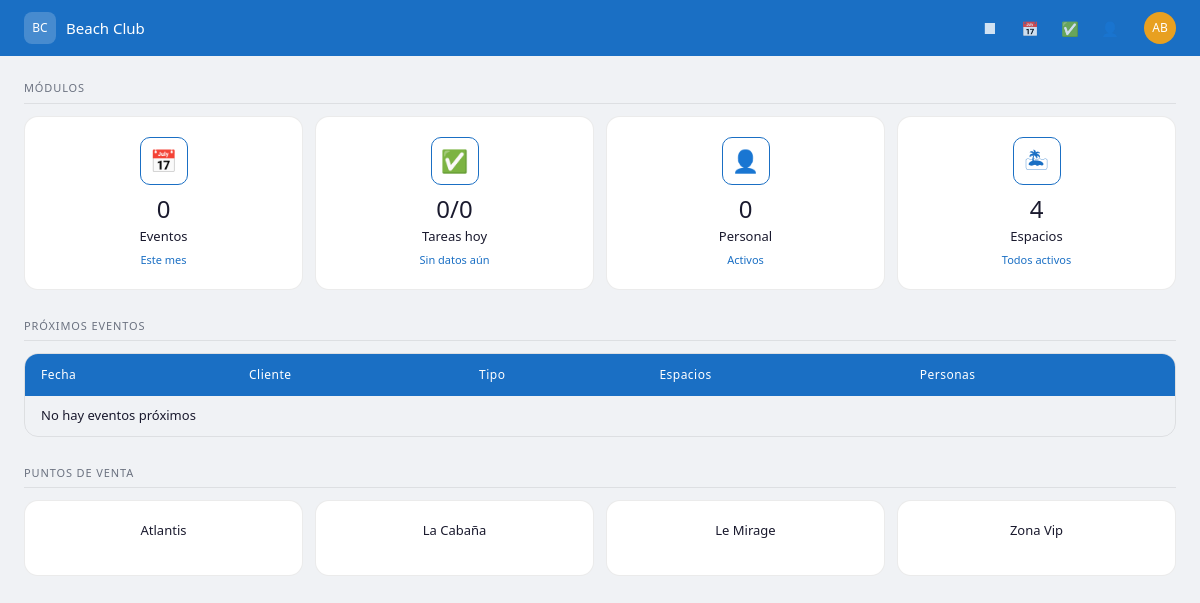
The app's page /, older data.
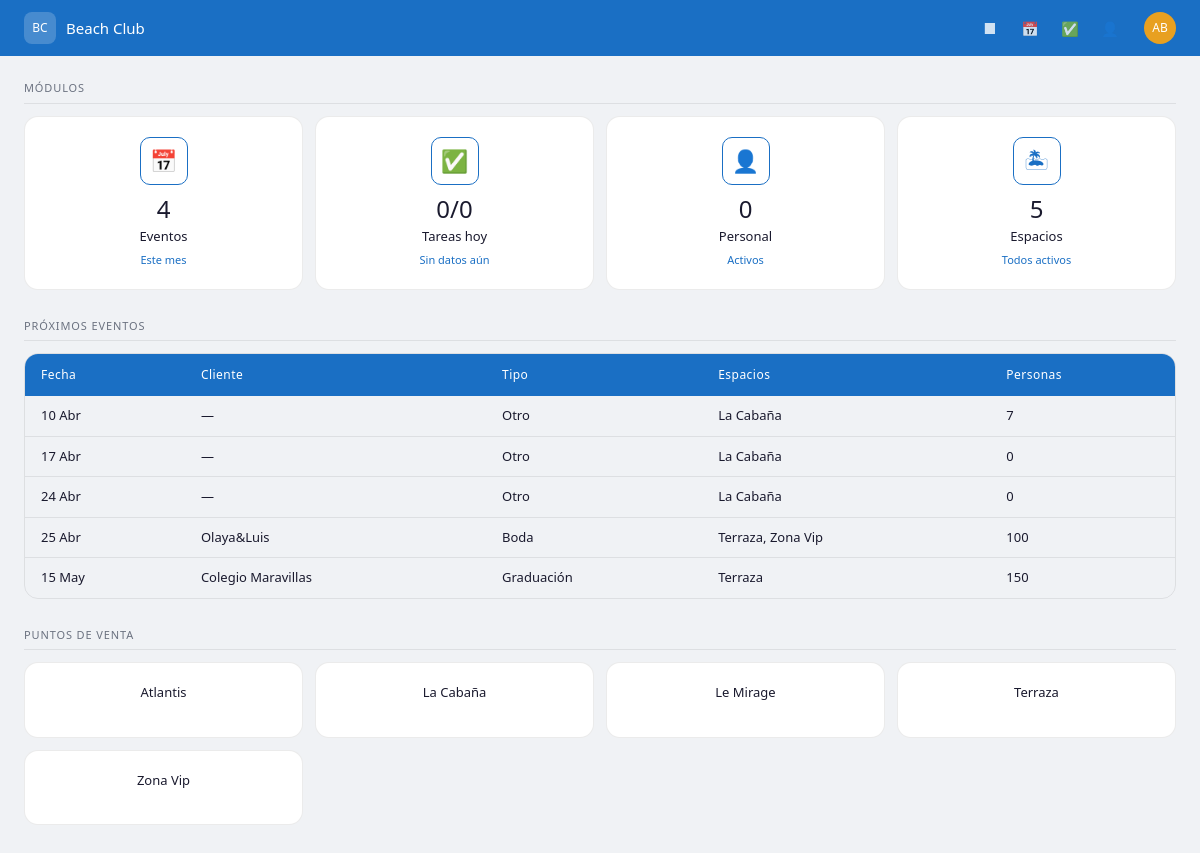
The same page, newer data.
### core/models.py (models this page shows, shortened)
class Espacio(models.Model):
    nombre = models.CharField(max_length=100)
    descripcion = models.TextField(blank=True)
    activo = models.BooleanField(default=True)
    class Meta:
        verbose_name = 'Espacio'
        verbose_name_plural = 'Espacios'
        ordering = ['nombre']

class Evento(models.Model):
    TIPO_CHOICES = [
        ('boda', 'Boda'),
        ('graduacion', 'Graduación'),
        ('comunion', 'Comunión'),
        ('gala', 'Gala'),
        ('preboda', 'Preboda'),
        ('otro', 'Otro'),
    ]
    CONCEPTO_CHOICES = [
        ('cena', 'Cena'),
        ('comida', 'Comida'),
        ('almuerzo', 'Almuerzo'),
        ('barbacoa', 'Barbacoa'),
        ('cocktail', 'Cocktail'),
        ('barra', 'Barra'),
        ('ceremonia', 'Ceremonia'),
        ('otro', 'Otro'),
    ]
    cliente = models.CharField(max_length=200)
    tipo = models.CharField(max_length=20, choices=TIPO_CHOICES)
    fecha = models.DateField()
    espacios = models.ManyToManyField(Espacio, related_name='eventos')
    concepto = models.CharField(max_length=20, choices=CONCEPTO_CHOICES)
    personas = models.PositiveIntegerField()
    notas = models.TextField(blank=True)
    created_at = models.DateTimeField(auto_now_add=True)
    class Meta:
        verbose_name = 'Evento'
        verbose_name_plural = 'Eventos'
        ordering = ['fecha']

### core/views.py (the view)
# urls.py: path('', views.dashboard, name='dashboard'),
def dashboard(request):
    hoy = timezone.now().date()
    espacios = Espacio.objects.filter(activo=True)
    eventos_proximos = Evento.objects.filter(fecha__gte=hoy).order_by('fecha')[:5]
    total_eventos_mes = Evento.objects.filter(
        fecha__year=hoy.year,
        fecha__month=hoy.month
    ).count()
    total_personal = Empleado.objects.filter(activo=True).count()
    turnos_hoy = Turno.objects.filter(
        fecha=hoy,
        estado='trabajo'
    ).select_related('empleado')
    tareas_apertura = TareaPlantilla.objects.filter(
        momento='apertura',
        activa=True
    ).select_related('espacio')
    context = {
        'espacios': espacios,
        'total_espacios': espacios.count(),
        'eventos_proximos': eventos_proximos,
        'total_eventos_mes': total_eventos_mes,
        'total_personal': total_personal,
        'turnos_hoy': turnos_hoy,
        'tareas_apertura': tareas_apertura,
        'hoy': hoy,
    }
    return render(request, 'core/dashboard.html', context)

### core/templates/core/dashboard.html (shortened to what this page needs)
{% extends 'core/base.html' %}
{% load static %}
{% block content %}
<div class="bc-section">
  <div class="bc-section-title">Módulos</div>
  <div class="bc-card-grid bc-card-dock">
    <div class="bc-card">
      <div class="bc-card-icon">&#128197;</div>
      <div class="bc-card-value">{{ total_eventos_mes }}</div>
      <div class="bc-card-label">Eventos</div>
      <div class="bc-card-sub">Este mes</div>
    </div>
    <div class="bc-card">
      <div class="bc-card-icon">&#9989;</div>
      <div class="bc-card-value">0/0</div>
      <div class="bc-card-label">Tareas hoy</div>
      <div class="bc-card-sub">Sin datos aún</div>
    </div>
    <div class="bc-card">
      <div class="bc-card-icon">&#128100;</div>
      <div class="bc-card-value">{{ total_personal }}</div>
      <div class="bc-card-label">Personal</div>
      <div class="bc-card-sub">Activos</div>
    </div>
    <div class="bc-card">
      <div class="bc-card-icon">&#127965;</div>
      <div class="bc-card-value">{{ total_espacios }}</div>
      <div class="bc-card-label">Espacios</div>
      <div class="bc-card-sub">Todos activos</div>
    </div>
  </div>
</div>
<div class="bc-section">
  <div class="bc-section-title">Próximos eventos</div>
  <div class="bc-table-wrapper">
    <table class="bc-table">
      <thead>
        <tr>
          <th>Fecha</th>
          <th>Cliente</th>
          <th>Tipo</th>
          <th>Espacios</th>
          <th>Personas</th>
        </tr>
      </thead>
      <tbody>
        {% for evento in eventos_proximos %}
        <tr>
          <td>{{ evento.fecha|date:"d M" }}</td>
          <td>{{ evento.cliente|default:"—" }}</td>
          <td>{{ evento.get_tipo_display }}</td>
          <td>{% for e in evento.espacios.all %}{{ e.nombre }}{% if not forloop.last %}, {% endif %}{% endfor %}</td>
          <td>{{ evento.personas }}</td>
        </tr>
        {% empty %}
        <tr><td colspan="5">No hay eventos próximos</td></tr>
        {% endfor %}
      </tbody>
    </table>
  </div>
</div>
<div class="bc-section">
  <div class="bc-section-title">Puntos de venta</div>
  <div class="bc-card-grid bc-card-dock">
    {% for espacio in espacios %}
    <div class="bc-card">
      <div class="bc-card-label">{{ espacio.nombre }}</div>
    </div>
    {% endfor %}
  </div>
</div>
{% endblock %}

### core/templates/core/base.html (shortened to what this page needs)
{% load static %}
<!DOCTYPE html>
<html lang="es">
<head>
  <link rel="stylesheet" href="{% static 'css/main.css' %}">
</head>
<body>
  <nav class="bc-navbar">
    <a href="/" class="bc-navbar-brand">
      <div class="bc-navbar-avatar">BC</div>
      Beach Club
    </a>
    <ul class="bc-navbar-nav">
      <li><a href="/" title="Dashboard">&#9632;</a></li>
      <li><a href="#" title="Eventos">&#128197;</a></li>
      <li><a href="#" title="Tareas">&#9989;</a></li>
      <li><a href="#" title="Personal">&#128100;</a></li>
    </ul>
    <div class="bc-navbar-user">AB</div>
  </nav>
  <main class="bc-page">
    {% block content %}{% endblock %}
  </main>
</body>
</html>

### core/static/css/main.css (style rules this page uses)
:root { --color-primary: #1a6fc4; --color-primary-dk: #1557a0; --color-accent: #e8a020; --color-success: #1d9e75; --color-danger: #c0392b; --color-warning: #e8a020; --color-bg: #f0f2f5; --color-surface: #ffffff; --color-border: rgba(0, 0, 0, 0.08); --color-text: #1a1a2e; --color-muted: #6b7280; --radius-sm: 6px; --radius-md: 10px; --radius-lg: 14px; --navbar-h: 56px; }
*, *::before, *::after { box-sizing: border-box; margin: 0; padding: 0; }
body { font-family: system-ui, -apple-system, sans-serif; font-size: 14px; background: var(--color-bg); color: var(--color-text); line-height: 1.5; }
.bc-navbar { background: var(--color-primary); height: var(--navbar-h); display: flex; align-items: center; padding: 0 24px; gap: 8px; position: sticky; top: 0; z-index: 100; }
.bc-navbar-brand { color: #fff; font-size: 15px; font-weight: 500; display: flex; align-items: center; gap: 10px; text-decoration: none; }
.bc-navbar-avatar { width: 32px; height: 32px; border-radius: 8px; background: rgba(255, 255, 255, 0.2); display: flex; align-items: center; justify-content: center; font-size: 12px; font-weight: 500; color: #fff; flex-shrink: 0; }
.bc-navbar-nav { display: flex; align-items: center; gap: 4px; margin-left: auto; list-style: none; }
.bc-navbar-nav a { display: flex; align-items: center; justify-content: center; width: 36px; height: 36px; border-radius: var(--radius-sm); color: rgba(255, 255, 255, 0.8); text-decoration: none; transition: background 0.15s; }
.bc-navbar-user { width: 32px; height: 32px; border-radius: 50%; background: var(--color-accent); display: flex; align-items: center; justify-content: center; font-size: 12px; font-weight: 500; color: #fff; margin-left: 8px; flex-shrink: 0; }
.bc-page { padding: 24px; max-width: 1400px; margin: 0 auto; }
.bc-section { margin-bottom: 28px; }
.bc-section-title { font-size: 11px; font-weight: 500; letter-spacing: 0.08em; color: var(--color-muted); text-transform: uppercase; margin-bottom: 12px; padding-bottom: 6px; border-bottom: 0.5px solid var(--color-border); }
.bc-card { background: var(--color-surface); border: 0.5px solid var(--color-border); border-radius: var(--radius-lg); padding: 20px; display: flex; flex-direction: column; align-items: flex-start; gap: 6px; min-width: 160px; }
.bc-card-grid { display: grid; grid-template-columns: repeat(auto-fit, minmax(160px, 1fr)); gap: 12px; }
.bc-card-dock { display: grid; grid-template-columns: repeat(4, 1fr); gap: 12px; }
.bc-card-icon { width: 48px; height: 48px; border-radius: var(--radius-md); border: 1.5px solid var(--color-primary); display: flex; align-items: center; justify-content: center; margin-bottom: 6px; font-size: 22px; color: var(--color-primary); align-self: center; }
.bc-card-value { font-size: 24px; font-weight: 500; line-height: 1; align-self: center; }
.bc-card-label { font-size: 13px; font-weight: 500; color: var(--color-text); align-self: center; }
.bc-card-sub { font-size: 11px; color: var(--color-primary); align-self: center; }
.bc-table-wrapper { border: 0.5px solid var(--color-border); border-radius: var(--radius-lg); overflow: hidden; overflow-x: auto; -webkit-overflow-scrolling: touch; }
.bc-table { width: 100%; border-collapse: collapse; font-size: 13px; min-width: 500px; white-space: nowrap; }
.bc-table thead { background: var(--color-primary); }
.bc-table thead th { text-align: left; font-size: 12px; font-weight: 500; color: #ffffff; padding: 12px 16px; white-space: nowrap; letter-spacing: 0.04em; }
.bc-table tbody tr { border-bottom: 0.5px solid var(--color-border); transition: background 0.1s; }
.bc-table tbody tr:last-child { border-bottom: none; }
.bc-table tbody td { padding: 10px 16px; color: var(--color-text); white-space: nowrap; vertical-align: middle; }

Row changes from the older to the newer data that the page shows:
added Evento: fecha "10 Abr", cliente "—", tipo "Otro", personas "7", Espacio (nombre "La Cabaña")
added Evento: fecha "17 Abr", cliente "—", tipo "Otro", personas "0", Espacio (nombre "La Cabaña")
added Evento: fecha "24 Abr", cliente "—", tipo "Otro", personas "0", Espacio (nombre "La Cabaña")
added Evento: fecha "25 Abr", cliente "Olaya&Luis", tipo "Boda", personas "100", Espacio (nombre "Zona Vip")
added Espacio: nombre "Terraza"
added Evento: fecha "15 May", cliente "Colegio Maravillas", tipo "Graduación", personas "150"
Text that changed along with them:
{{ total_eventos_mes }}: "0" → "4"
{{ total_espacios }}: "4" → "5"
text no longer shown: "No hay eventos próximos"
